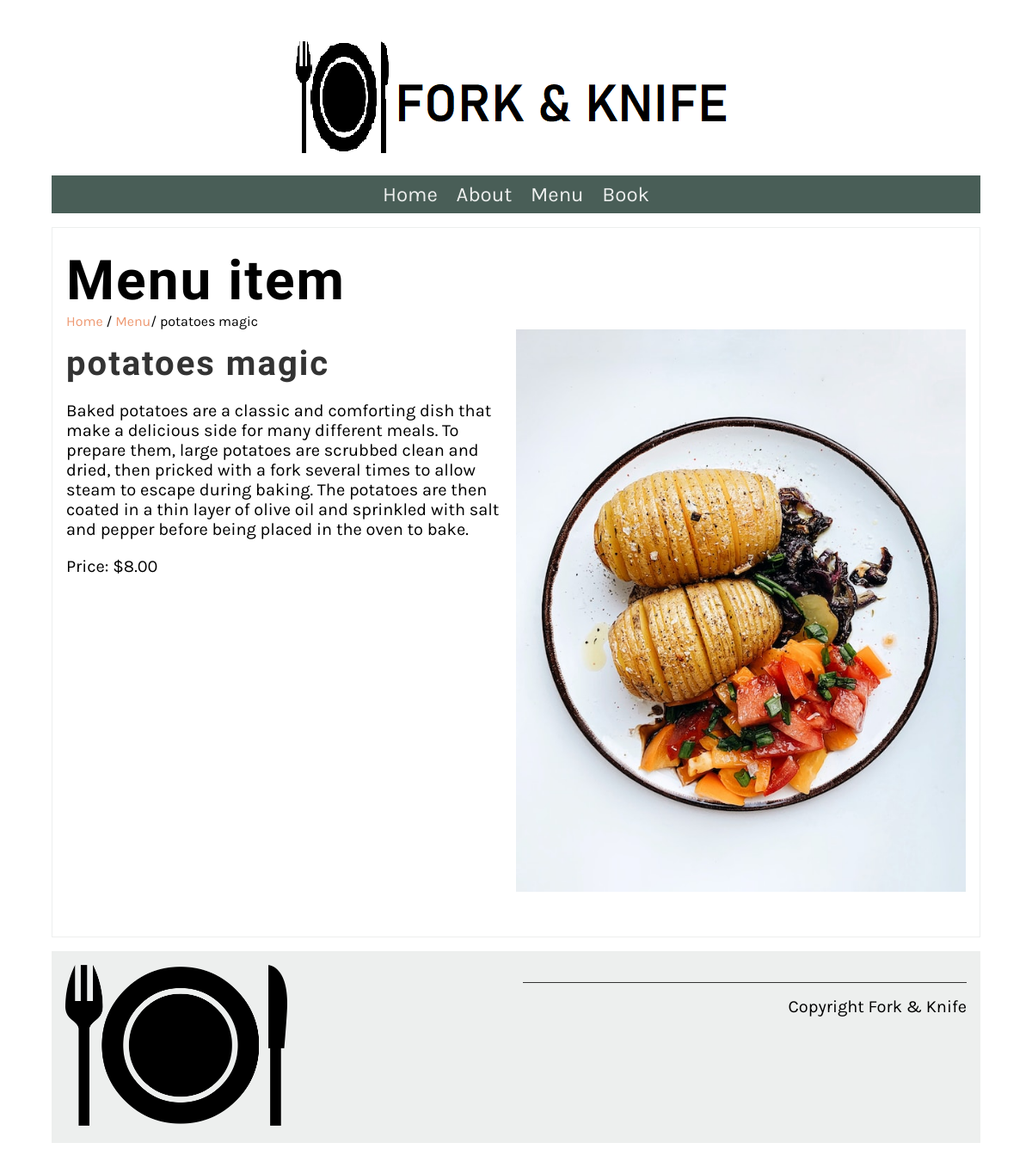
Screenshot of /menu_item/2 with the database file from the repository.
### app_my_restaurant/models.py (models this page shows, shortened)
class Menu(models.Model):
   name = models.CharField(max_length=200)
   price = models.IntegerField()
   description = models.TextField(max_length=1000, default='')

### app_my_restaurant/views.py (the view)
# urls.py: path('menu_item/<int:pk>', views.display_menu_item, name='menu_item'),
def display_menu_item(request: HttpRequest, pk: int) -> HttpResponse:
    if pk:
        menu_item = Menu.objects.get(pk=pk)
    else:
        menu_item = ''
    return render(request,'app_my_restaurant/menu_item.html', {"menu_item":menu_item})

### app_my_restaurant/templates/app_my_restaurant/menu_item.html
{% extends 'app_my_restaurant/base.html' %}
{% load static %}
{% block content %}
<section>
    <article>
        <h1>Menu item</h1>
        <span>
            <a href="{% url 'app_my_restaurant:home' %}">Home</a> /
            <a href="{% url 'app_my_restaurant:menu' %}">Menu</a>/
            {{menu_item.name}}
        </span>
        <div class="row">
            <div class="column">
                <h2>
                    {{menu_item.name}}
                </h2>
                <p>
                    {{menu_item.description}}
                </p>
                <p>
                    Price: ${{menu_item.price}}.00
                </p>
            </div>
            <div class="column">
                <img src="{% static 'app_my_restaurant/img/menu_items/' %}{{ menu_item.name }}.jpg" alt="{{ menu_item.name}}" />
            </div>
        </div>
    </article>
</section>
{% endblock %}

### app_my_restaurant/static/app_my_restaurant/css/style.css (style rules this page uses)
body { font-family: 'Karla', sans-serif; margin-top: 3rem; margin-bottom: 3rem; margin-left: 5%; margin-right: 5%; }
h1, h2, h3, h4, h5, h6 { font-family: 'Markazi Text', serif; letter-spacing: 2px;; }
h1 { font-size: 4rem; margin-top: 1.5rem; margin-bottom: 0; }
h2 { font-size: 2.5rem; color: #333333; margin:1rem 0; }
p, ul { font-size: 1.25rem;; }
a { color: #EE9972; text-decoration: none; }
section { display: flex; gap: 2rem 1rem; margin-top: 1rem; margin-bottom: 1rem; flex-direction: row; }
article { flex:1; }
article img { max-width: 100%; }
main article { border: 1px solid #EDEFEE; padding-left: 1rem; padding-right: 1rem; }
.row { display: flex; flex-direction: row; width: 100%; padding-bottom: 1rem; }
.column { flex-basis: 50%; margin-bottom: 1rem; padding-bottom: 1rem; }

### rows the page displays
Menu: name "potatoes magic", description "Baked potatoes are a classic and comforting dish that make a delicious side for many different meals. To prepare them, large potatoes are scrubbed clean and dried, then pricked with a fork several times to allow steam to escape during baking. The potatoes are then coated in a thin layer of olive oil and sprinkled with salt and pepper before being placed in the oven to bake.", price "8", name (picture)
